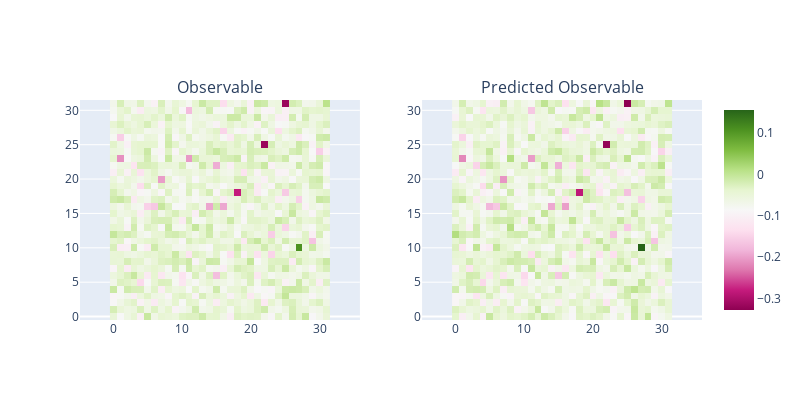

Notebook source saved alongside this figure:
### Code cell
fig = make_subplots(rows=1, cols=2, subplot_titles=["Observable", "Predicted Observable"])

for i, img in enumerate([act_obs[sample_idx], pred_obs[sample_idx]], 1):
    fig.add_trace(
        px.imshow(img.reshape(32, 32)).data[0],
        row=1,
        col=i,
    )

fig.update_layout(height=400, width=800, xaxis_scaleanchor="y", xaxis2_scaleanchor="y2")
fig.show()
print(
    f"Linear Prediction Error: {F.mse_loss(pred_obs[sample_idx], act_obs[sample_idx], reduction='sum')}"
)

### Figure 1 — Plotly figure (JSON) as saved in the notebook; plotly's stock layout.template omitted (floating-point values rounded to 4 significant figures; data arrays with more than 128 entries replaced by an {"elided": "..."} marker saying what was removed)
{"data": [{"coloraxis": "coloraxis", "hovertemplate": "x: %{x}<br>y: %{y}<br>color: %{z}<extra></extra>", "name": "0", "type": "heatmap", "xaxis": "x", "yaxis": "y", "z": {"elided": "32x32 float values"}}, {"coloraxis": "coloraxis", "hovertemplate": "x: %{x}<br>y: %{y}<br>color: %{z}<extra></extra>", "name": "0", "type": "heatmap", "xaxis": "x2", "yaxis": "y2", "z": {"elided": "32x32 float values"}}], "layout": {"annotations": [{"font": {"size": 16}, "showarrow": false, "text": "Observable", "x": 0.225, "xanchor": "center", "xref": "paper", "y": 1, "yanchor": "bottom", "yref": "paper"}, {"font": {"size": 16}, "showarrow": false, "text": "Predicted Observable", "x": 0.775, "xanchor": "center", "xref": "paper", "y": 1, "yanchor": "bottom", "yref": "paper"}], "height": 400, "width": 800, "xaxis": {"anchor": "y", "domain": [0, 0.45], "scaleanchor": "y"}, "xaxis2": {"anchor": "y2", "domain": [0.55, 1], "scaleanchor": "y2"}, "yaxis": {"anchor": "x", "domain": [0, 1]}, "yaxis2": {"anchor": "x2", "domain": [0, 1]}}}
